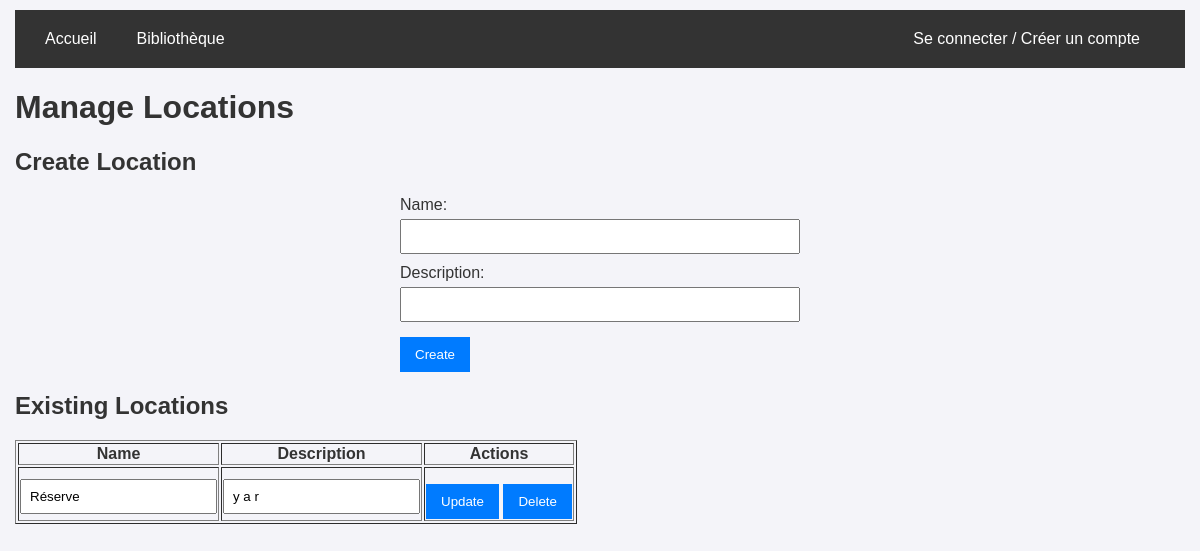
The page /backoffice/manage_location.php on the database as committed earlier.
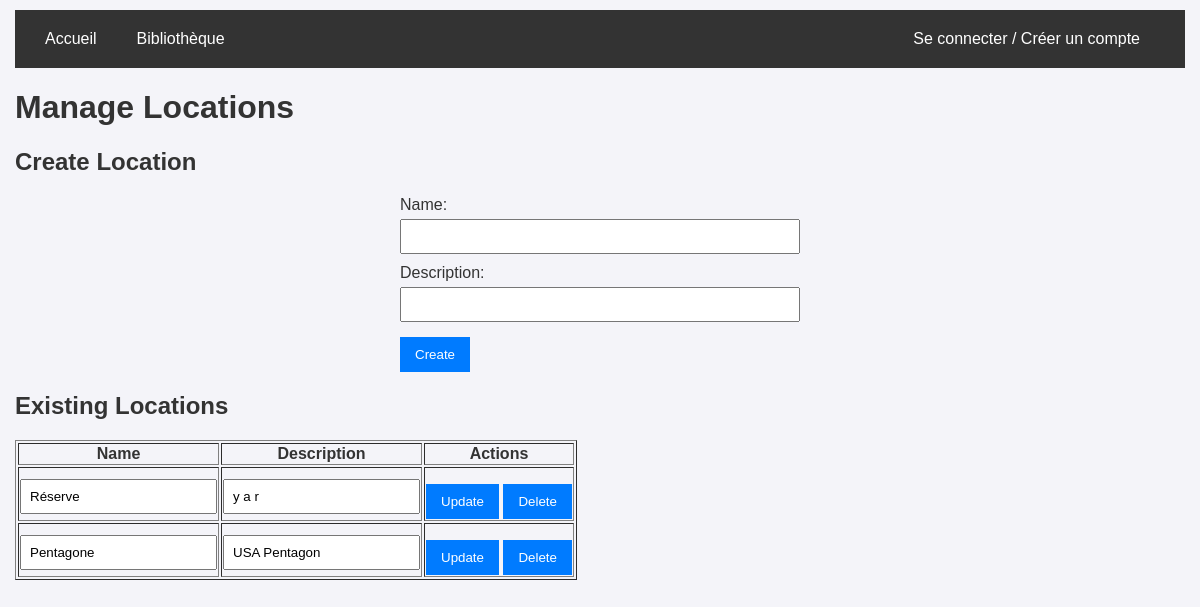
The same page on the database as committed later.
### tables this page shows
CREATE TABLE Location(
   id_location INTEGER,
   name_location TEXT NOT NULL,
   description_location TEXT,
   PRIMARY KEY(id_location),
   UNIQUE(name_location)
);

### backoffice/manage_location.php (the view, shortened to what this page needs)
<?php
require_once '../database/db_connection.php';
$stmt = $pdo->query("SELECT * FROM Location");
$locations = $stmt->fetchAll(PDO::FETCH_ASSOC);
?>
<!DOCTYPE html>
<html lang="en">
<head>
    <link rel="stylesheet" href="../styles/style.css">
</head>
<body>
    <?php include '../navbar.php'; ?>
    <h1>Manage Locations</h1>
    <h2>Create Location</h2>
    <form method="POST">
        <label for="name_location">Name:</label>
        <input type="text" id="name_location" name="name_location" required>
        <label for="description_location">Description:</label>
        <input type="text" id="description_location" name="description_location">
        <button type="submit">Create</button>
    </form>
    <h2>Existing Locations</h2>
    <table border="1">
        <thead>
            <tr>
                <th>Name</th>
                <th>Description</th>
                <th>Actions</th>
            </tr>
        </thead>
        <tbody>
            <?php foreach ($locations as $location): ?>
                <tr>
                    <form method="POST" style="display:inline;">
                            <td>
                                <input type="text" name="name_location" value="<?= htmlspecialchars($location['name_location']) ?>" required>
                            </td>
                            <td>
                                <input type="text" name="description_location" value="<?= htmlspecialchars($location['description_location']) ?>">
                            </td>
                            <td>
                                <button type="submit">Update</button>
                            </form>
                            <form method="POST" style="display:inline;">
                                <button type="submit">Delete</button>
                            </form>
                </tr>
            <?php endforeach; ?>
        </tbody>
    </table>
</body>
</html>

Rows that differ between the two databases and show on the page:
added location: name_location "Pentagone", description_location "USA Pentagon"
